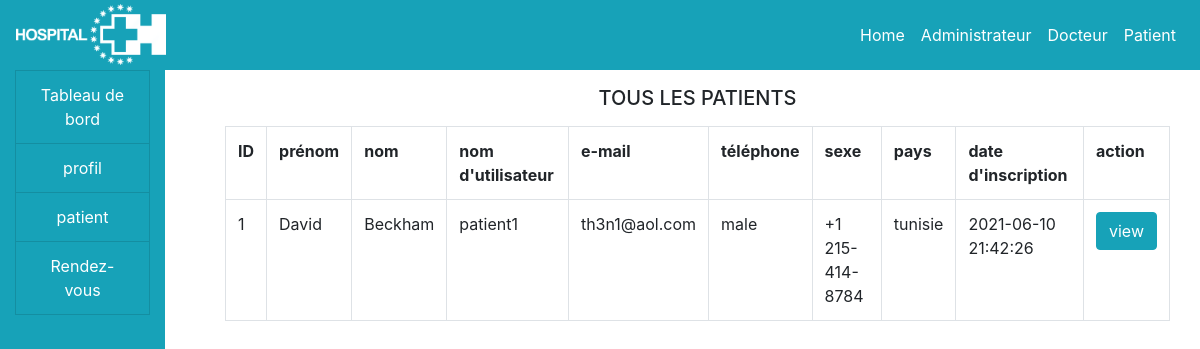
Page /hospital/doctor/patient.php on the committed database.
### tables this page shows
CREATE TABLE `patients` (
  `id` int(11) NOT NULL,
  `firstname` varchar(100) NOT NULL,
  `lastname` varchar(100) NOT NULL,
  `username` varchar(100) NOT NULL,
  `email` varchar(100) NOT NULL,
  `phone` varchar(100) NOT NULL,
  `gender` varchar(100) NOT NULL,
  `country` varchar(100) NOT NULL,
  `password` varchar(100) NOT NULL,
  `date_reg` varchar(100) NOT NULL,
  `profile` varchar(100) NOT NULL
);

### hospital/doctor/patient.php (the view, shortened to what this page needs)
<!DOCTYPE html>
<html>
<head>
</head>
<body>
	<?php
		include("../include/header.php");
		include("../include/connection.php");
	 ?>
	 <div class="container-fluid">
	 	<div class="col-md-12">
	 		<div class="row">
	 			<div class="col-md-2">
	 				<?php include("side_nav.php") ?>
	 			</div>
	 			<div class="col-md-10">
	 				<h5 class="text-center my-3">TOUS LES PATIENTS</h5>
					<?php
	 					$result = $dbh->query("SELECT * FROM patients");
	 					$output ="";
						$output .="
							<table class ='table table-bordered'>
							<tr>
								<th>ID</th>
								<th>prénom</th>
								<th>nom</th>
								<th>nom d'utilisateur</th>
								<th>e-mail</th>
								<th>téléphone</th>
								<th>sexe</th>
								<th>pays</th>
								<th>date d'inscription</th>
								<th>action</th>
								</tr>
							";
							while ($row = $result->fetch()) {
								$output.="
									<tr>
										<td>".$row['id']."</td>
										<td>".$row['firstname']."</td>
										<td>".$row['lastname']."</td>
										<td>".$row['username']."</td>
										<td>".$row['email']."</td>
										<td>".$row['gender']."</td>
										<td>".$row['phone']."</td>
										<td>".$row['country']."</td>
										<td>".$row['date_reg']."</td>
										<td>
											<a href='view.php?id=".$row['id']."'>
												<button class='btn btn-info'>view</button>
											</a>
										</td>
								";
							}
							$output .="
								</tr>
								</table>
							";
							echo $output;
	 				 ?>
	 			</div>
	 		</div>
	 	</div>
	 </div>
</body>
</html>

### rows in the picture
patients: id "1", firstname "David", lastname "Beckham", username "patient1", email "th3n1@aol.com", gender "male", phone "+1 215-414-8784", country "tunisie", date_reg "2021-06-10 21:42:26"
